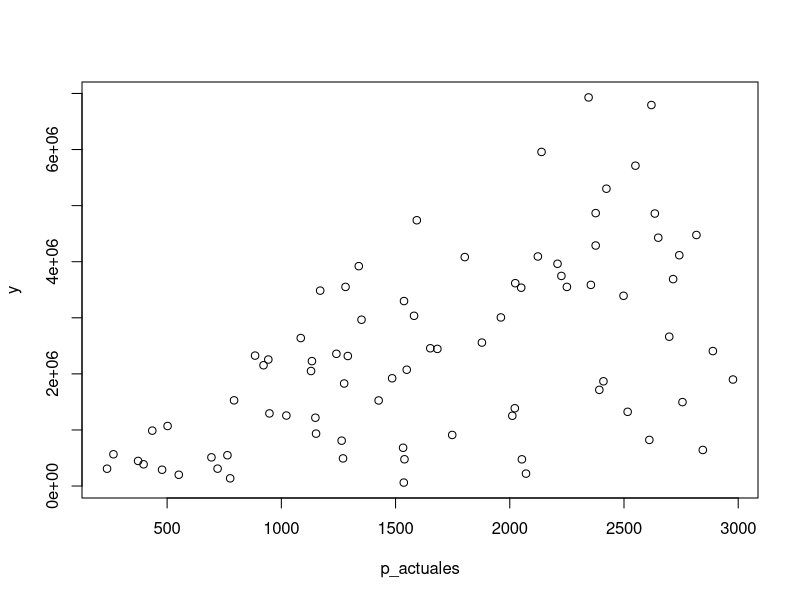

Write the R code that produced this figure.
## ---- chunk 1
knitr::opts_chunk$set(echo = TRUE)
## ---- chunk 2
set.seed(1)
n_ini=80

## Genero los vectores iniciales de precios y cantidades

p_actuales=c()
q_actuales=c()

while (length(p_actuales)!=n_ini ) {
  
p_actuales=as.integer(runif(n_ini,200,3000))

}

q_actuales=as.integer(runif(n_ini,1,3000))

p_actuales

## Ordeno el vector inicial de precios de menor a mayor

p_actuales=p_actuales[order(p_actuales)]

I_Inicial=sum(p_actuales*q_actuales)

y=p_actuales*q_actuales

plot(p_actuales,y)

## ---- chunk 3
#Genero un nuevo vector Aleatorio de precios nuevos

#Queremos finalizar con 20 planes, simulo 18 y los dos restantes los fijos con el máximo y el mínimo de los actuales

n_final=18

p_nuevos_tmp=as.integer(runif(n_final,min(p_actuales),max(p_actuales)))

#Concateno los 18 simulados, con el máximo y mínimo

p_nuevos=c(p_nuevos_tmp,min(p_actuales),max(p_actuales))

#Ordeno el vector de menor a mayor
p_nuevos=p_nuevos[order(p_nuevos)]


q_nuevos=c()

#Fijo la cantidad de Q para cada uno de los planes nuevos

for (j in 1:length(p_nuevos)) {
  q=0
  for (i in 1:length(p_actuales)) {
      if (p_actuales[i]>=p_nuevos[j]) {
          q = q + q_actuales[i]
          q_nuevos[j]= q
       }
    }
}

for (i in 1:(length(q_nuevos)-1)) {
  q_nuevos[[i]] = q_nuevos[[i]] - q_nuevos[[i+1]] 
}


I_Final=sum(p_nuevos*q_nuevos)

y_final=p_nuevos*q_nuevos

# Porcentaje de pérdida

((I_Final-I_Inicial)/I_Inicial)*100

## ---- chunk 4

p1 = 200 
p2 = 350
p3 = 500
p4 = 900
p5 = 1500

p_actuales = c(p1,p2,p3,p4,p5)

q1=5050
q2=700
q3=1000
q4=200
q5=700

q_actuales = c(q1,q2,q3,q4,q5)

sum(q_actuales)

Ibase = p1*q1 + p2*q2 + p3*q3 + p4*q4 + p5*q5

pn1=200
pn2=400
pn3=900

p_nuevos = c (pn1,pn2,pn3)

p_nuevos=as.integer(runif(20,min(p_actuales),max(p_actuales)))

q_nuevos=c()

for (j in 1:length(p_nuevos)) {
  q=0
  for (i in 1:length(p_actuales)) {
      if (p_actuales[i]>=p_nuevos[j]) {
          q = q + q_actuales[i]
          q_nuevos[j]= q
       }
    }
}

for (i in 1:(length(q_nuevos)-1)) {
  q_nuevos[[i]] = q_nuevos[[i]] - q_nuevos[[i+1]] 
}

Ifinal=sum(p_nuevos*q_nuevos)

